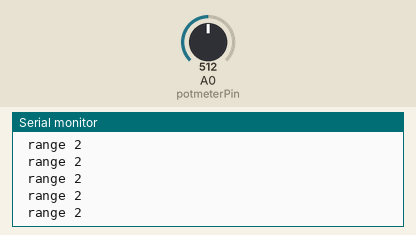
Recording of a sketch running on a simulated Arduino Uno, built with avr-gcc and run on an emulated ATmega328P. Parts: the last lines printed to the serial monitor. Inputs (shaded band) come from the test bench; at power-on: A0 (potmeterPin) = 512.

Above: at 1.2 s.
1.3 s: A0 (potmeterPin) set to 716
At 1.31 s:
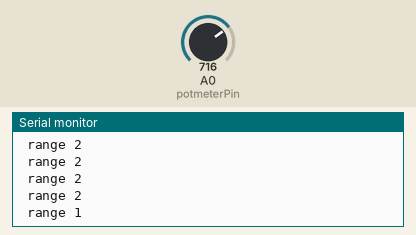
2.8 s: A0 (potmeterPin) set to 1023
At 2.81 s:
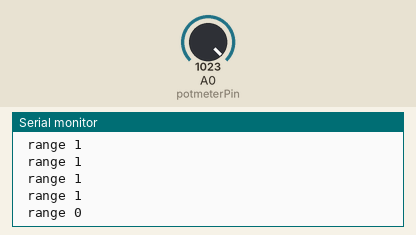
Timing chart, 0 to 5.8 s (numbered marks = the images above; inputs shaded):
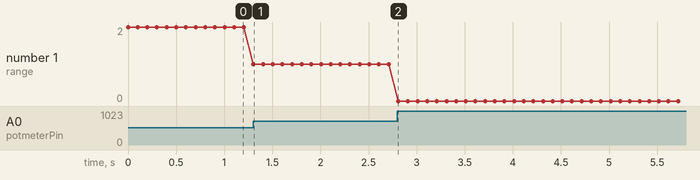

Measured:
- after the input at 1.3 s, the serial monitor: prints a new line at once (image 1)
- after the input at 2.8 s, the serial monitor: prints a new line at once (image 2)
- plotted number 1: 2 → 1 after the input at 1.3 s, 1 → 0 after the input at 2.8 s

The sketch:

d.ino
```cpp
const int potmeterPin = A0;

void setup()
{
    pinMode(potmeterPin, INPUT);
    Serial.begin(9600);
}

int getRange(int value, int range, bool reverse)
{
    int valueInRange = map(value, 0, 1023, 0, range);
    return reverse ? range - valueInRange : valueInRange;
}

void loop()
{
    int value = analogRead(potmeterPin);
    Serial.print(" range ");
    Serial.println(getRange(value, 3, true));
    delay(100);
}
```
